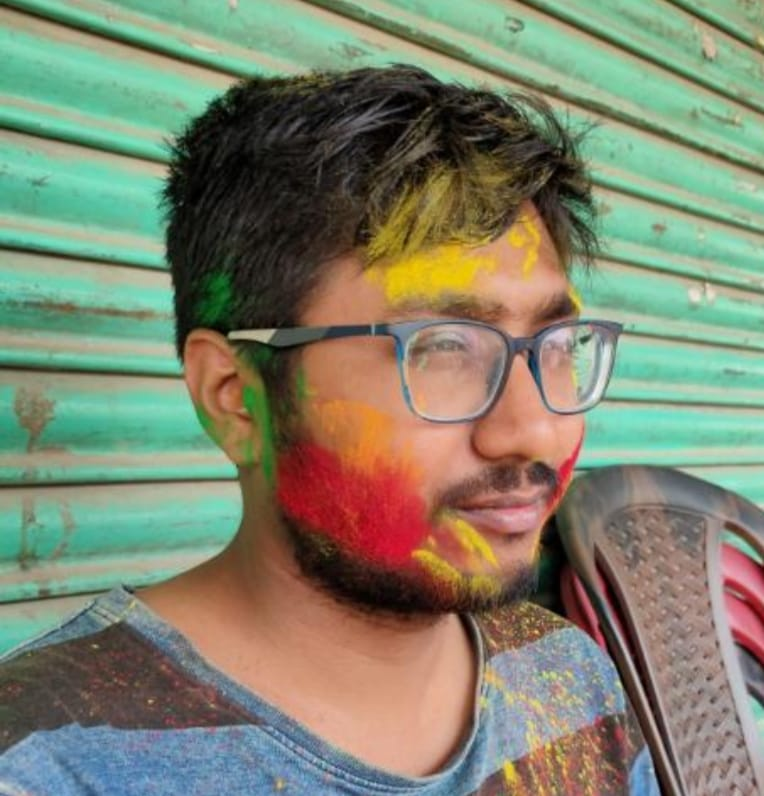
#> input picture CV_v1/Shnk1.jpeg, 764 x 796 px
$ python adaptive_threshold.py
#> lines starting #> are read from the running program, lines starting #| are printed output that depends on the picture; after the words box and inside, x2 and y2 are one past the last pixel; in counts of white or black regions, pixels touching at a corner belong together
import cv2 as cv
import numpy as np
from matplotlib import pyplot as plt
from PIL import Image, ImageOps
from sklearn.cluster import MiniBatchKMeans


def adaptive_threshold(median_blurred_image):
    img = cv.medianBlur(median_blurred_image, 5)
    th2 = cv.adaptiveThreshold(img, 255, cv.ADAPTIVE_THRESH_GAUSSIAN_C, cv.THRESH_BINARY, 11, 2)
    return th2


def otsu_threshold(gaussian_blurred_image):
    ret, th3 = cv.threshold(gaussian_blurred_image, 0, 255, cv.THRESH_BINARY + cv.THRESH_OTSU)
    return th3


def show_images(images, cols=1, titles=None):
    """Display a list of images in a single figure with matplotlib.

    Parameters
    ---------
    images: List of np.arrays compatible with plt.imshow.

    cols (Default = 1): Number of columns in figure (number of rows is
                        set to np.ceil(n_images/float(cols))).

    titles: List of titles corresponding to each image. Must have
            the same length as titles.
            :param titles: names to show as titles of images
            :param images: list of images to show
            :param cols: Numbers od cols to show
    """
    assert ((titles is None) or (len(images) == len(titles)))
    n_images = len(images)
    if titles is None: titles = ['Image (%d)' % i for i in range(1, n_images + 1)]
    fig = plt.figure()
    for n, (image, title) in enumerate(zip(images, titles)):
        a = fig.add_subplot(cols, np.ceil(n_images / float(cols)), n + 1)
        if image.ndim == 2:
            plt.gray()
        plt.imshow(image)
        a.set_title(title)
    fig.set_size_inches(np.array(fig.get_size_inches()) * n_images)
    plt.show()


def color_quantize(image, num_bits):
    image = convert_cv_to_pil(image)
    return convert_pil_to_cv(ImageOps.posterize(image, num_bits))


def color_quantize_alternate(image, k):
    # Grab the height and width of image
    (h, w) = image.shape[:2]

    # Convert the image from the RGB color space to L*a*b color space
    # -- since we will be clustering using k-means which is based on
    # the euclidean distance, we'll use the L*a*b color space where the
    # euclidean distance implies perceptual meaning
    image = cv.cvtColor(image, cv.COLOR_RGB2LAB)

    # reshape the image in a feature vector so that k-means can be applied
    image = image.reshape((image.shape[0] * image.shape[1], 3))

    # apply k-means using the specified number of clusters and
    # then create the quantized image based on the predictions
    clt = MiniBatchKMeans(n_clusters=k)
    labels = clt.fit_predict(image)
    quant = clt.cluster_centers_.astype("uint8")[labels]

    # reshape the feature vectors to images
    quant = quant.reshape((h, w, 3))
    image = image.reshape((h, w, 3))

    # convert from L*a*b to RGB
    return cv.cvtColor(quant, cv.COLOR_LAB2RGB)


def convert_pil_to_cv(pil_image):
    return np.array(pil_image)


def convert_cv_to_pil(cv_image):
    return Image.fromarray(cv_image)


def make_composite_image(edge_enhanced_image, color_quantized_image, otsu_image):
    color_quantized_image = convert_pil_to_cv(color_quantized_image)
    result = cv.addWeighted(color_quantized_image, 0.7, edge_enhanced_image, 0.3, 0)

    # Add a little bit of shading too
    return cv.addWeighted(result, 0.8, otsu_image, 0.2, 0)


def convert_grayscale_to_rgb(gray):
    return cv.cvtColor(gray, cv.COLOR_GRAY2RGB)


if __name__ == '__main__':
    image_path = 'Shnk1.jpeg'
    grayscale_image = cv.imread(image_path, 0)
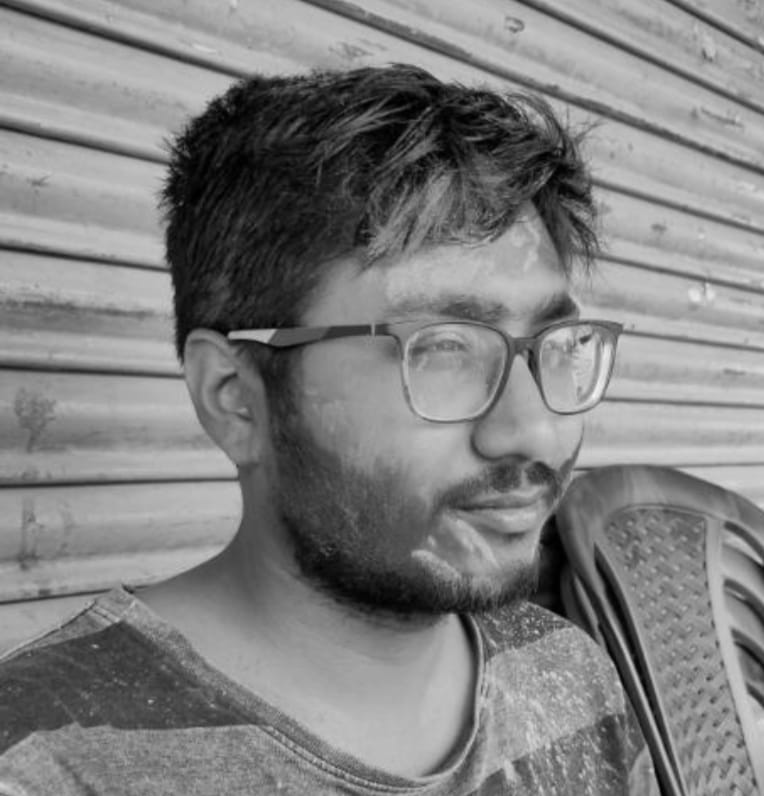
#> grayscale_image: shape (796, 764); min 0, max 245, mean 127.7
    adaptive_result = adaptive_threshold(cv.medianBlur(grayscale_image, 5))
#> in adaptive_threshold, `th2 = cv.adaptiveThreshold(img, 255, cv.ADAPTIVE_THRESH_GAUSSIAN_C, cv..`:
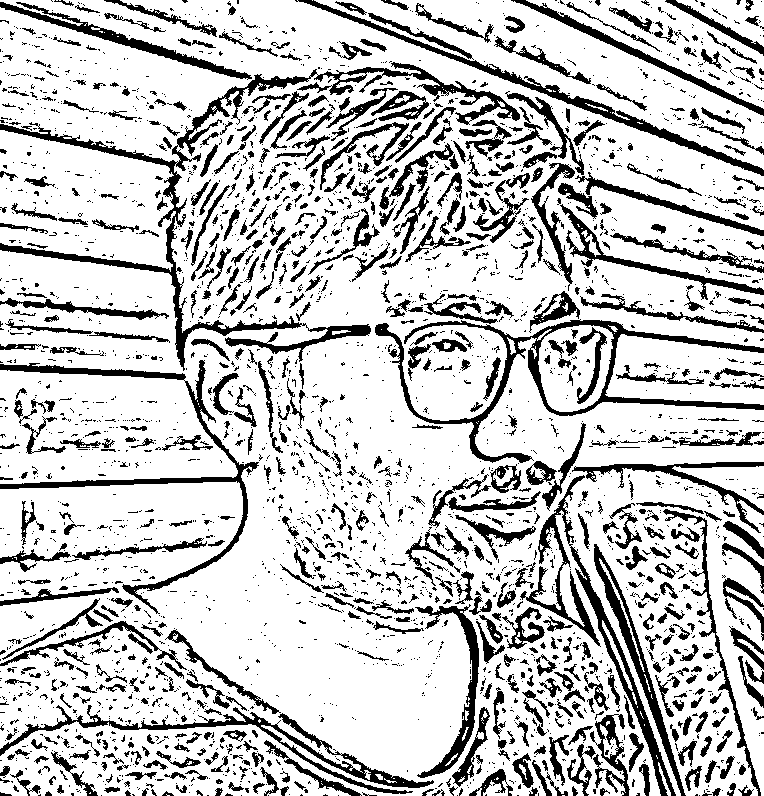
#> th2: shape (796, 764); 78.1% white; 3061 black regions (2335 under 20 px), largest, box (x1, y1, x2, y2) and area: (0, 62, 520, 371) 9583, (375, 319, 764, 463) 5643, (520, 475, 676, 796) 4419
    otsu_result = otsu_threshold(cv.GaussianBlur(grayscale_image, (5, 5), 0))
#> in otsu_threshold, `ret, th3 = cv.threshold(gaussian_blurred_image, 0, 255, cv.THRESH_BINA..`:
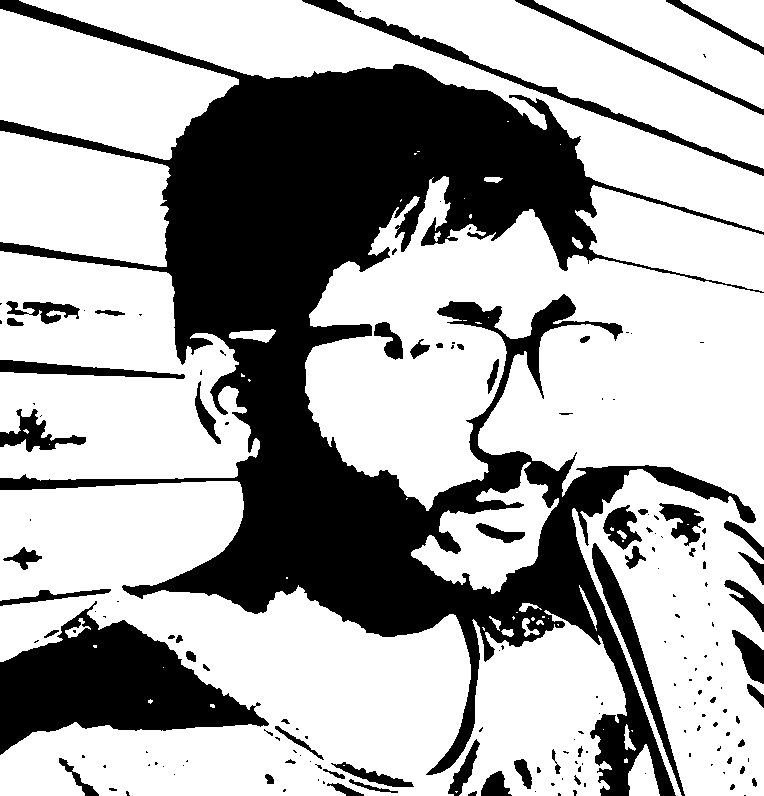
#> th3: shape (796, 764); 67% white; 171 black regions (110 under 20 px), largest, box (x1, y1, x2, y2) and area: (0, 0, 764, 796) 155597, (0, 601, 269, 755) 19952, (302, 0, 764, 176) 3761
#> in otsu_threshold, `ret, th3 = cv.threshold(gaussian_blurred_image, 0, 255, cv.THRESH_BINA..`: ret = 111
    gaussian_filtered_adaptive_result = cv.GaussianBlur(adaptive_result, (5, 5), 0)
    color_image = cv.cvtColor(cv.imread(image_path), cv.COLOR_BGR2RGB)
    color_quantization_result = color_quantize_alternate(color_image, 64)
#> in color_quantize_alternate, `quant = quant.reshape((h, w, 3))`:
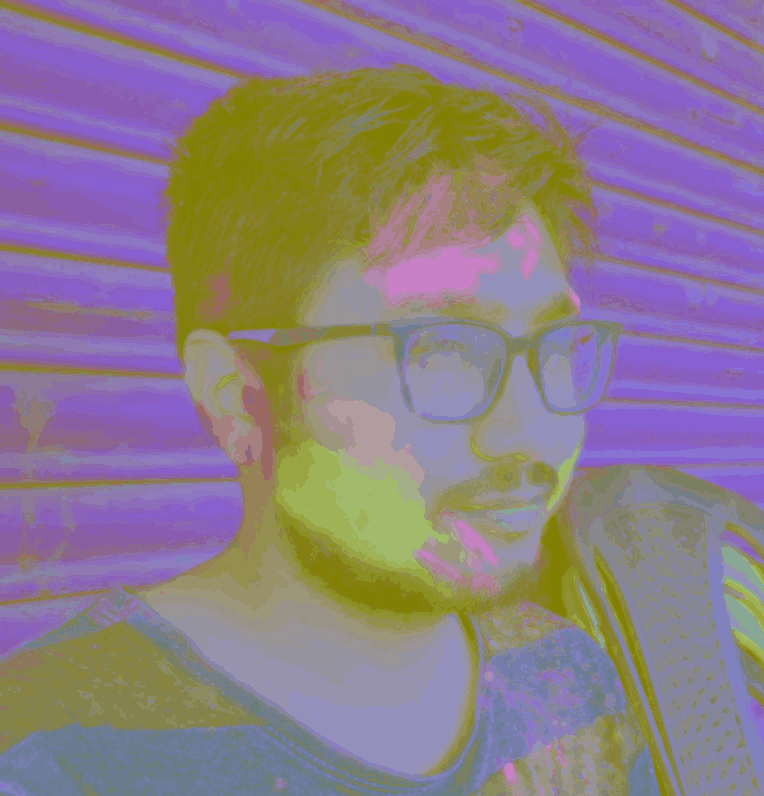
#> quant: shape (796, 764, 3); mean of channels 0, 1, 2 137.2, 124.3, 139.6; drawn as B, G, R
    color_quantized_edge_enhanced_result = convert_grayscale_to_rgb(color_quantize(gaussian_filtered_adaptive_result, 2))
#> in convert_pil_to_cv, `return np.array(pil_image)`:
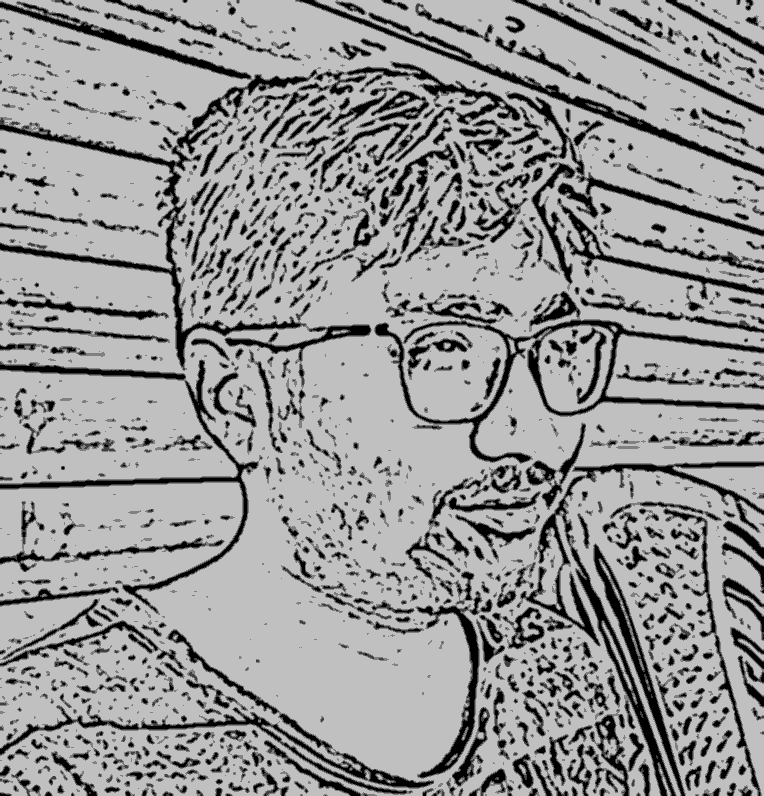
#> returned value: shape (796, 764); min 0, max 192, mean 152.1
    # print('shape of edge enhanced image: ', color_quantized_edge_enhanced_result.shape)
    final_result = make_composite_image(color_quantized_edge_enhanced_result,
                                        color_quantization_result,
                                        convert_grayscale_to_rgb(otsu_result))
#> in make_composite_image, `result = cv.addWeighted(color_quantized_image, 0.7, edge_enhanced_imag..`:
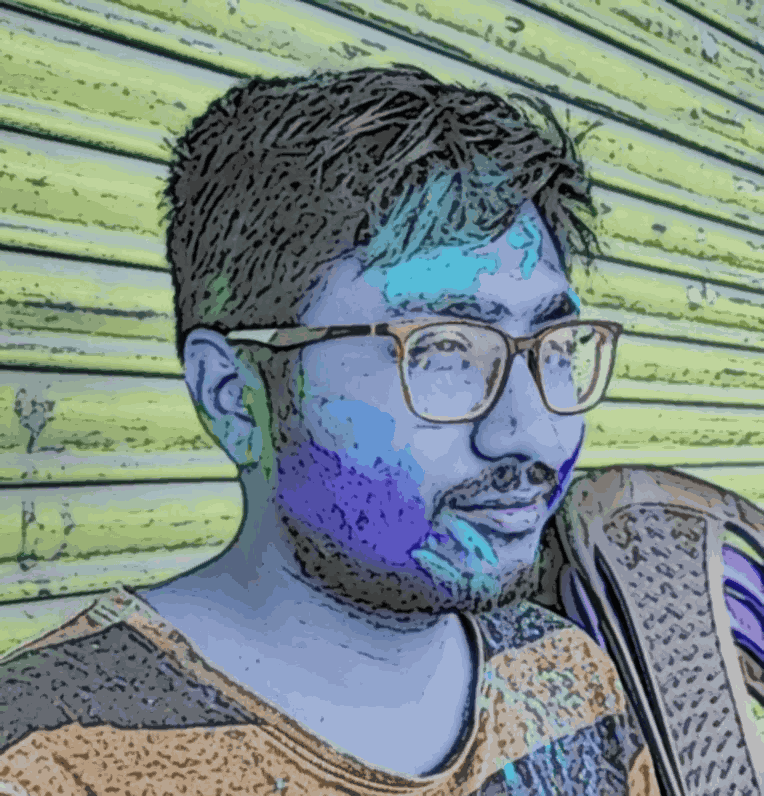
#> result: shape (796, 764, 3); mean of channels 0, 1, 2 134, 137.3, 123; drawn as B, G, R
#> in make_composite_image, `return cv.addWeighted(result, 0.8, otsu_image, 0.2, 0)`:
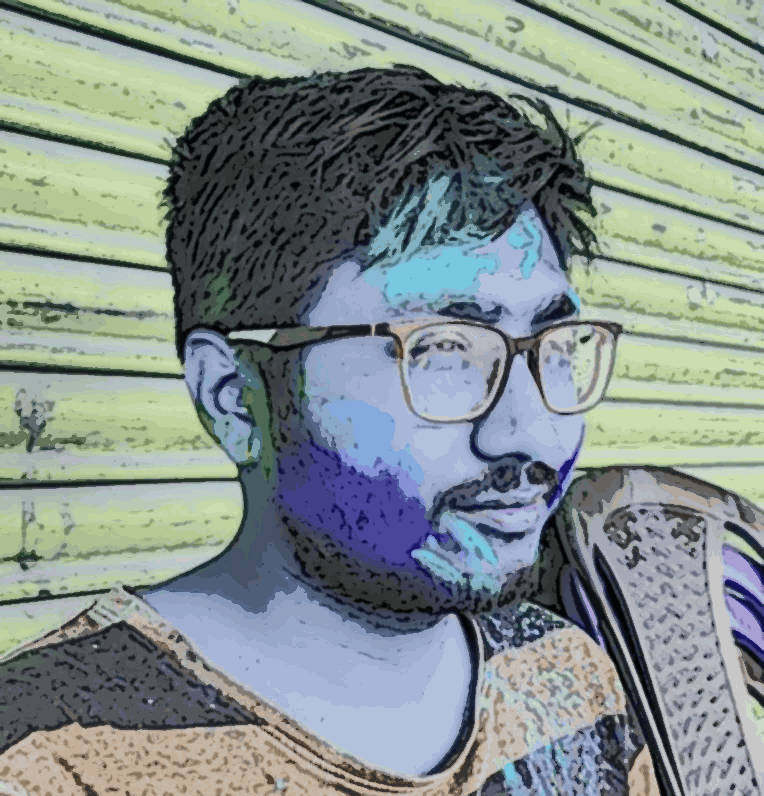
#> returned value: shape (796, 764, 3); mean of channels 0, 1, 2 141.4, 144.1, 132.6; drawn as B, G, R
    image_list = [color_image, final_result]
    titles = ['Original', 'Final Result']
    show_images(images=image_list, titles=titles)
#> in show_images, `n_images = len(images)`: n_images = 2
#> the loop in show_images, `for n, (image, title) in enumerate(zip(images, titles)):` made 1 pass
#> title on pass 1: 'Original'
#> (the run stopped early here; a loop or call above may not have finished)

$ run again, with CV_v1/Plv1.jpeg copied over CV_v1/Shnk1.jpeg
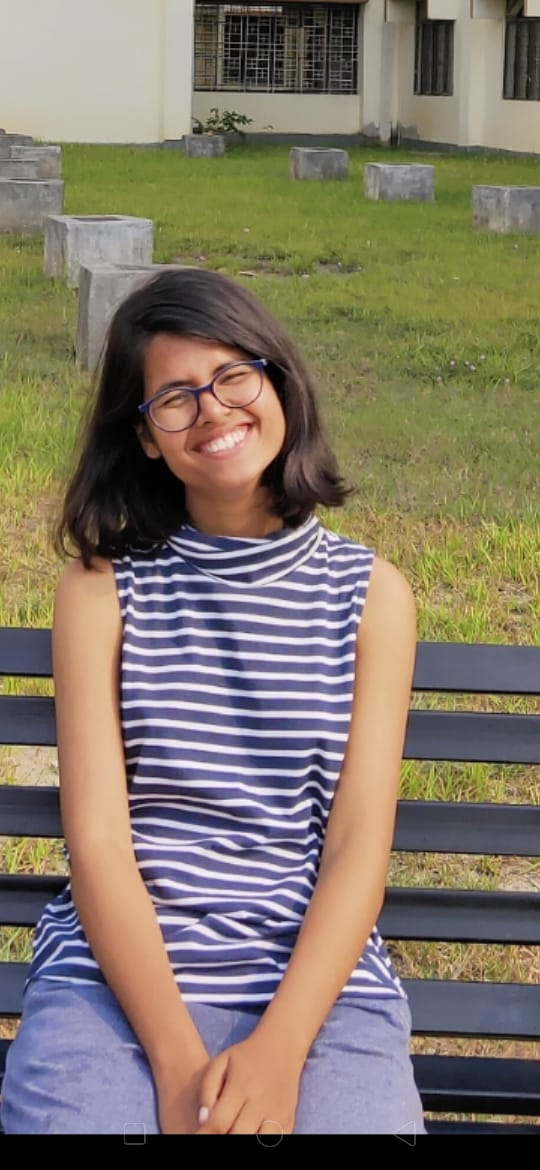
#> input picture CV_v1/Plv1.jpeg, 540 x 1170 px
#> in adaptive_threshold, `th2 = cv.adaptiveThreshold(img, 255, cv.ADAPTIVE_THRESH_GAUSSIAN_C, cv..`:
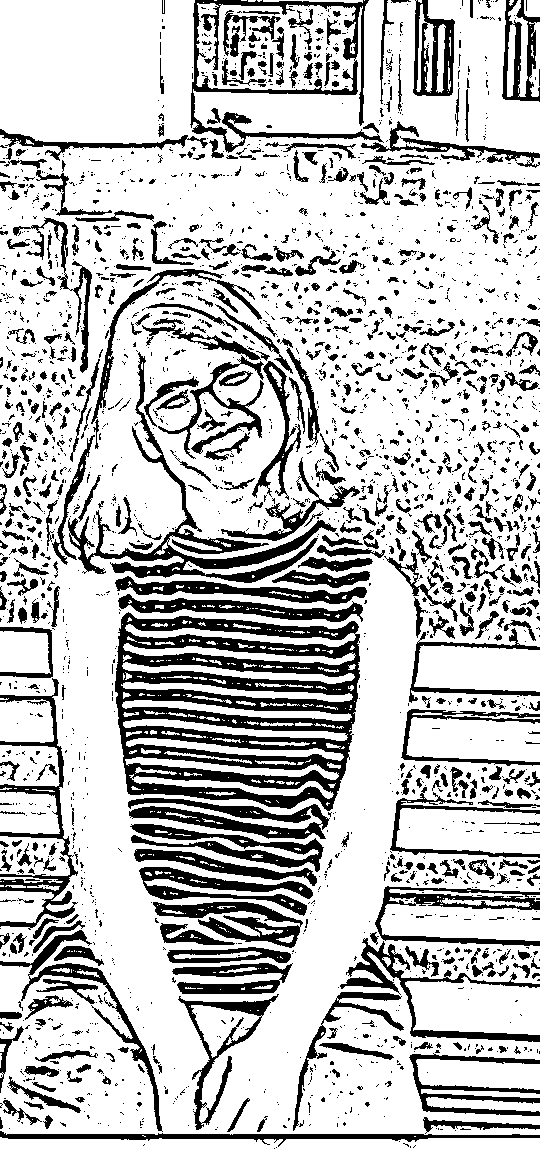
#> th2: shape (1170, 540); 75.8% white; 2522 black regions (1890 under 20 px), largest, box (x1, y1, x2, y2) and area: (115, 612, 360, 811) 24379, (68, 352, 337, 583) 6514, (190, 0, 384, 153) 4675
#> th3: shape (1170, 540); 66.5% white; 391 black regions (233 under 20 px), largest, box (x1, y1, x2, y2) and area: (52, 269, 360, 577) 48214, (0, 695, 540, 1170) 39729, (193, 0, 369, 95) 15187
#> ret = 105
#> image: shape (1170, 540, 3); mean of channels 0, 1, 2 127.1, 130.4, 137.3
#> in make_composite_image, `return cv.addWeighted(result, 0.8, otsu_image, 0.2, 0)`:
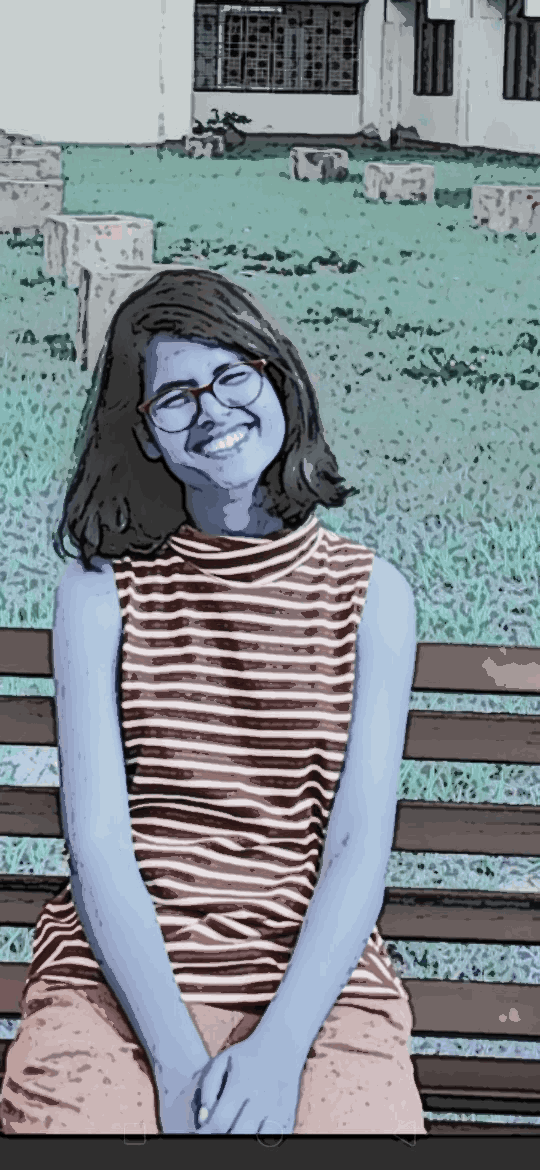
#> returned value: shape (1170, 540, 3); mean of channels 0, 1, 2 140.4, 135.5, 127.5; drawn as B, G, R
#> n_images = 2
#> the loop in show_images, `for n, (image, title) in enumerate(zip(images, titles)):` made 1 pass
#> title on pass 1: 'Original'

$ run again, with CV_v1/Plv2.jpeg copied over CV_v1/Shnk1.jpeg
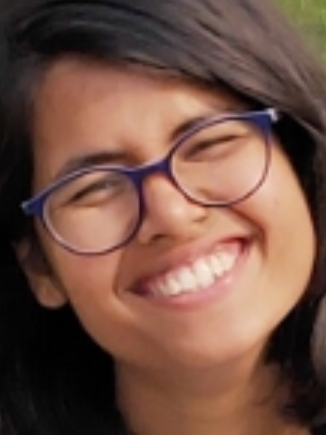
#> input picture CV_v1/Plv2.jpeg, 326 x 435 px
#> in adaptive_threshold, `th2 = cv.adaptiveThreshold(img, 255, cv.ADAPTIVE_THRESH_GAUSSIAN_C, cv..`:
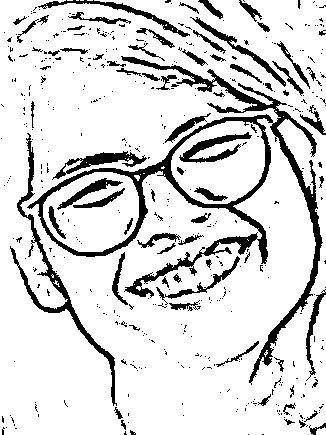
#> th2: shape (435, 326); 85.1% white; 468 black regions (395 under 20 px), largest, box (x1, y1, x2, y2) and area: (27, 56, 323, 385) 8625, (10, 133, 117, 406) 1910, (52, 151, 147, 180) 769
#> th3: shape (435, 326); 53.3% white; 17 black regions (4 under 20 px), largest, box (x1, y1, x2, y2) and area: (0, 0, 326, 435) 61046, (63, 133, 193, 252) 1960, (55, 152, 140, 180) 864
#> ret = 85
#> image: shape (435, 326, 3); mean of channels 0, 1, 2 93, 139.7, 140.5
#> in make_composite_image, `return cv.addWeighted(result, 0.8, otsu_image, 0.2, 0)`:
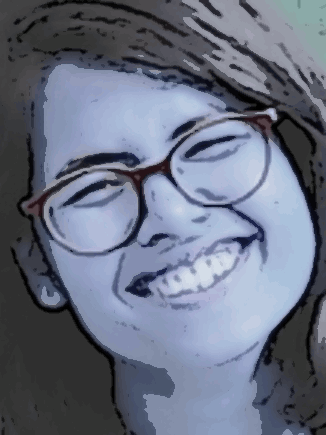
#> returned value: shape (435, 326, 3); mean of channels 0, 1, 2 129.4, 111.8, 104.6; drawn as B, G, R
#> n_images = 2
#> the loop in show_images, `for n, (image, title) in enumerate(zip(images, titles)):` made 1 pass
#> title on pass 1: 'Original'
